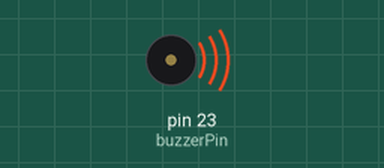
Simulated run of this sketch. Board: Arduino Mega 2560, built with avr-gcc and run on an emulated ATmega2560. Shown: buzzer (waves = sounding, pin HIGH).

Above: at 0.6 s.
At 3.7 s:
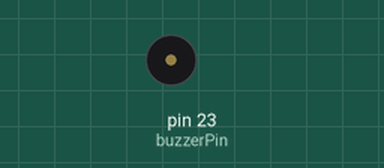
Timing chart, 0 to 5.6 s (numbered marks = the images above):
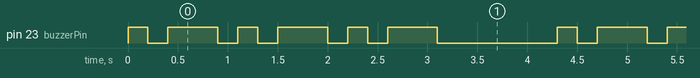

Measured:
- by itself, pin 23 (buzzerPin): repeats every 4.3 s: LOW 0.20 s, HIGH 0.50 s, LOW 0.20 s, HIGH 0.20 s, LOW 0.20 s, HIGH 0.50 s, LOW 0.20 s, HIGH 0.20 s, LOW 0.20 s, HIGH 0.50 s, LOW 1.2 s, HIGH 0.20 s
- by itself, everything shown: repeats every 4.3 s, in 12 steps

The sketch:

02-MorseCode.ino
```cpp
const int buzzerPin = 23;

void setup() {
  pinMode(buzzerPin, OUTPUT);
}

void loop() {
  for (int i = 0; i < 3; i++) {
    digitalWrite(buzzerPin, HIGH);
    delay(200);
    digitalWrite(buzzerPin, LOW);
    delay(200);

    digitalWrite(buzzerPin, HIGH);
    delay(500);
    digitalWrite(buzzerPin, LOW);
    delay(200);
  }

  delay(1000);
}
```
